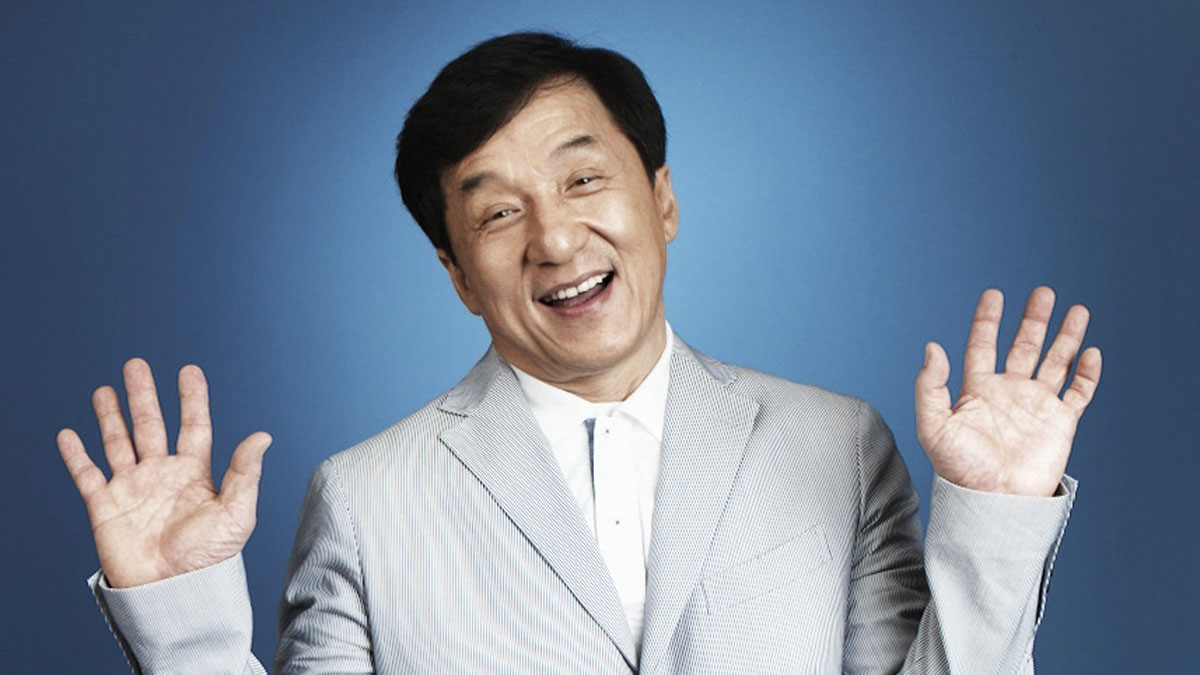
#> input picture IIAMLSolution/Week6/Inputs/jackie.jpg, 1200 x 675 px
$ python -i ImageManager.py   (imports and definitions only)   (older library calls are emulated)
#> lines starting #> are read from the running program, lines starting #| are printed output that depends on the picture; after the words box and inside, x2 and y2 are one past the last pixel; in counts of white or black regions, pixels touching at a corner belong together
### Project3/Framework/ImageProcessing/ClassProperty.py
#<!--------------------------------------------------------------------------->
#<!--                   ITU - IT University of Copenhagen                   -->
#<!--                   SSS - Software and Systems Section                  -->
#<!--           SIGB - Introduction to Graphics and Image Analysis          -->
#<!-- File       : ClassProperty.py                                         -->
#<!-- Description: Class for managing the direct access to non-instanced    -->
#<!--              objects in SIGB framework                                -->
#<!-- Author     : Fabricio Batista Narcizo                                 -->
#<!--            : Rued Langgaards Vej 7 - 4D06 - DK-2300 - Copenhagen S    -->
#<!--            : fabn[at]itu[dot]dk                                       -->
#<!-- Responsable: Dan Witzner Hansen (witzner[at]itu[dot]dk)               -->
#<!--              Fabricio Batista Narcizo (fabn[at]itu[dot]dk)            -->
#<!-- Information: This class is based on an example available in Stack     -->
#<!--              Overflow Website (http://goo.gl/5YUJAQ)                  -->
#<!-- Date       : 03/06/2014                                               -->
#<!-- Change     : 03/06/2014 - Creation of this class                      -->
#<!-- Review     : 24/10/2015 - Finalized                                   -->
#<!--------------------------------------------------------------------------->

__version__ = "$Revision: 2015102401 $"

########################################################################
class ClassProperty(object):

    #----------------------------------------------------------------------#
    #                   ClassProperty Class Constructor                    #
    #----------------------------------------------------------------------#
    """Class for managing the direct access to non-instanced objects."""
    def __init__(self, getter, instance="0"):
        """ClassProperty Class Constructor."""
        self.getter   = getter
        self.instance = instance

    #----------------------------------------------------------------------#
    #                            Class Methods                             #
    #----------------------------------------------------------------------#
    def __get__(self, instance, owner):
        """Get the current object instance."""
        return self.getter(owner)

### Project3/Framework/ImageProcessing/ImageManager.py
#<!--------------------------------------------------------------------------->
#<!--                   ITU - IT University of Copenhagen                   -->
#<!--                   SSS - Software and Systems Section                  -->
#<!--           SIGB - Introduction to Graphics and Image Analysis          -->
#<!-- File       : ImageManager.py                                          -->
#<!-- Description: Class used for managing the digital image processing     -->
#<!--              algorithms                                               -->
#<!-- Author     : Fabricio Batista Narcizo                                 -->
#<!--            : Rued Langgaards Vej 7 - 4D06 - DK-2300 - Copenhagen S    -->
#<!--            : fabn[at]itu[dot]dk                                       -->
#<!-- Responsable: Dan Witzner Hansen (witzner[at]itu[dot]dk)               -->
#<!--              Fabricio Batista Narcizo (fabn[at]itu[dot]dk)            -->
#<!-- Information: This class is based on the Lazy Initialization examples  -->
#<!--              illustrated in Wikipedia                                 -->
#<!-- Date       : 25/10/2015                                               -->
#<!-- Change     : 25/10/2015 - Creation of these classes                   -->
#<!-- Review     : 24/10/2015 - Finalized                                   -->
#<!--------------------------------------------------------------------------->

__version__ = "$Revision: 2015102501 $"

########################################################################
import cv2
import math
import numpy as np
import warnings

from pylab import close
from pylab import copy
from pylab import figure
from pylab import plot
from pylab import subplot
from pylab import title

from ClassProperty import ClassProperty

########################################################################
class ImageManager(object):
    """ImageManager Class is used for managing the digital image processing algorithms."""

    #----------------------------------------------------------------------#
    #                           Class Attributes                           #
    #----------------------------------------------------------------------#
    __Instance = None

    #----------------------------------------------------------------------#
    #                         Static Class Methods                         #
    #----------------------------------------------------------------------#
    # [6 lines left out: function Instance, not called in this run]

    #----------------------------------------------------------------------#
    #                    ImageManager Class Constructor                    #
    #----------------------------------------------------------------------#
    def __init__(self):
        """This constructor is never used by the system."""
        pass

    #----------------------------------------------------------------------#
    #                            Class Methods                             #
    #----------------------------------------------------------------------#
    def __repr__(self):
        """Get a object representation in a string format."""
        return "Framework.ImageProcessing.ImageManager object."

########################################################################
class Algorithms(object):
    """Algorithms Class is used for managing the digital image processing algorithms."""

    #----------------------------------------------------------------------#
    #                     Algorithms Class Constructor                     #
    #----------------------------------------------------------------------#
    def __init__(self):
        """Algorithms Class Constructor."""
        warnings.simplefilter("ignore")

    #----------------------------------------------------------------------#
    #                            Class Methods                             #
    #----------------------------------------------------------------------#
    # [78 lines left out: functions GetHomographyFromMouse, FrameTrackingData2BoxData, not called in this run]

    def GetHomographyTG(self, image, homography, texture, scale):
        pass

    def TextureMoving(self, image, gridPoints, texture):
        """Develop a way of solving the problem so that the texture is mapped even during rotations."""
        pass

    def DetectPlaneObject(self, image, minSize=1000):
        """A simple attempt to detect rectangular color regions in the image."""
#> called with minSize = 1000
        # Convert the input image from RGB to HSV.
        hsv = cv2.cvtColor(image, cv2.COLOR_RGB2HSV)
#> hsv: shape (675, 1200, 3); mean H, S, V 90.2, 85.5, 157.3
        h = hsv[:, :, 0].astype("uint8")
        s = hsv[:, :, 1].astype("uint8")
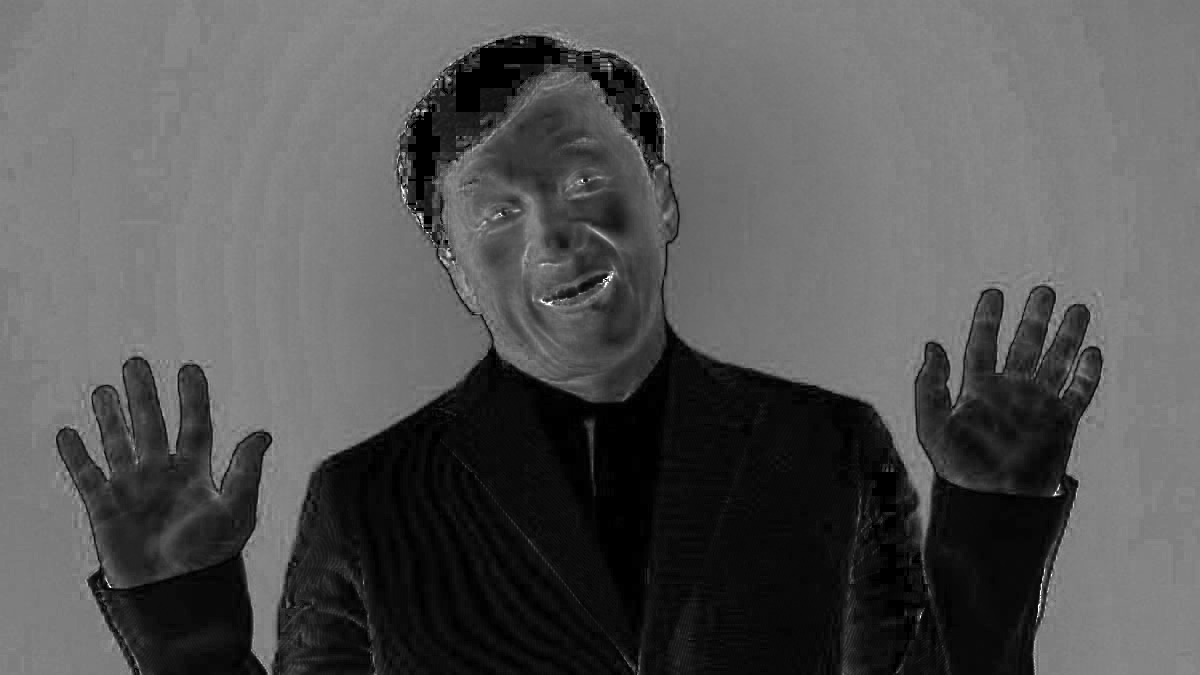
#> s: shape (675, 1200); min 0, max 255, mean 85.5
        v = hsv[:, :, 2].astype("uint8")

        # Get each RGB channel from the input image.
        r = image[:, :, 0].astype("uint8")
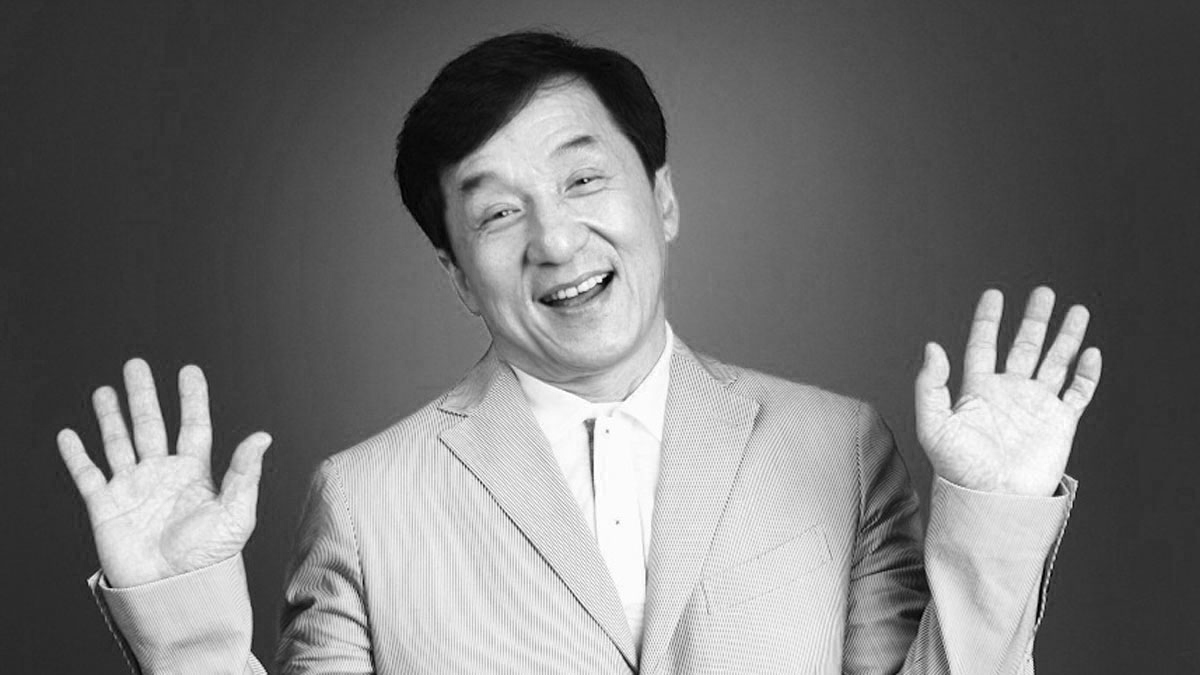
#> r: shape (675, 1200); min 0, max 255, mean 117.1
        g = image[:, :, 1].astype("uint8")
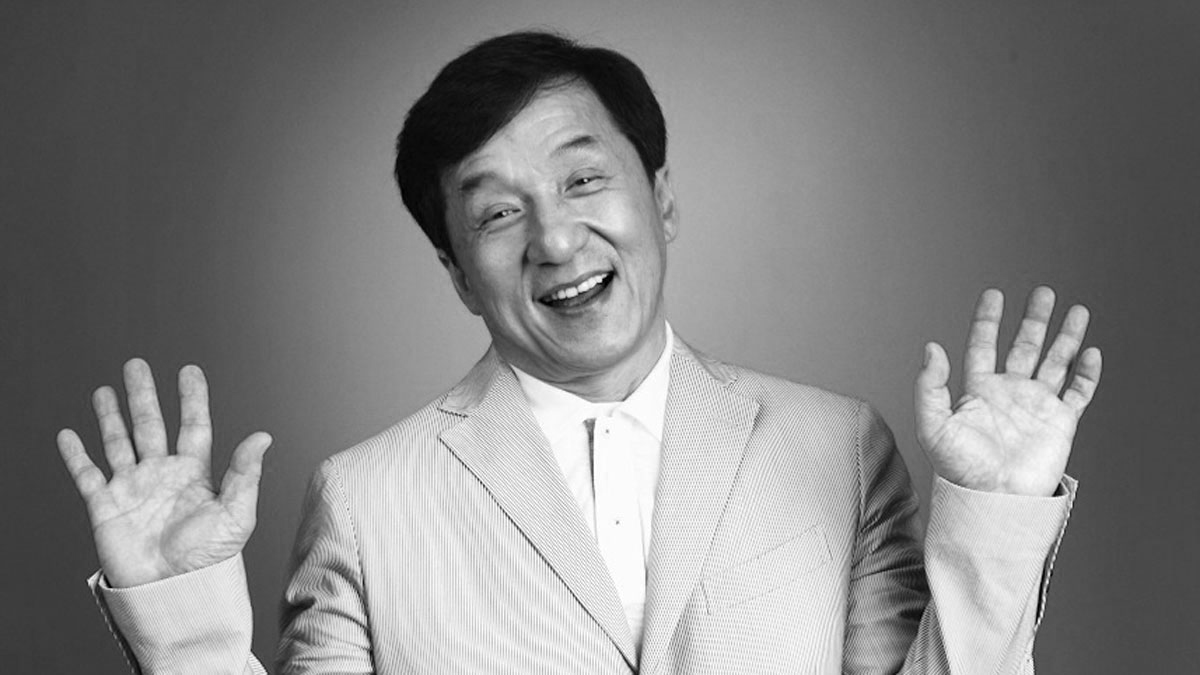
#> g: shape (675, 1200); min 0, max 255, mean 131.8
        b = image[:, :, 2].astype("uint8")
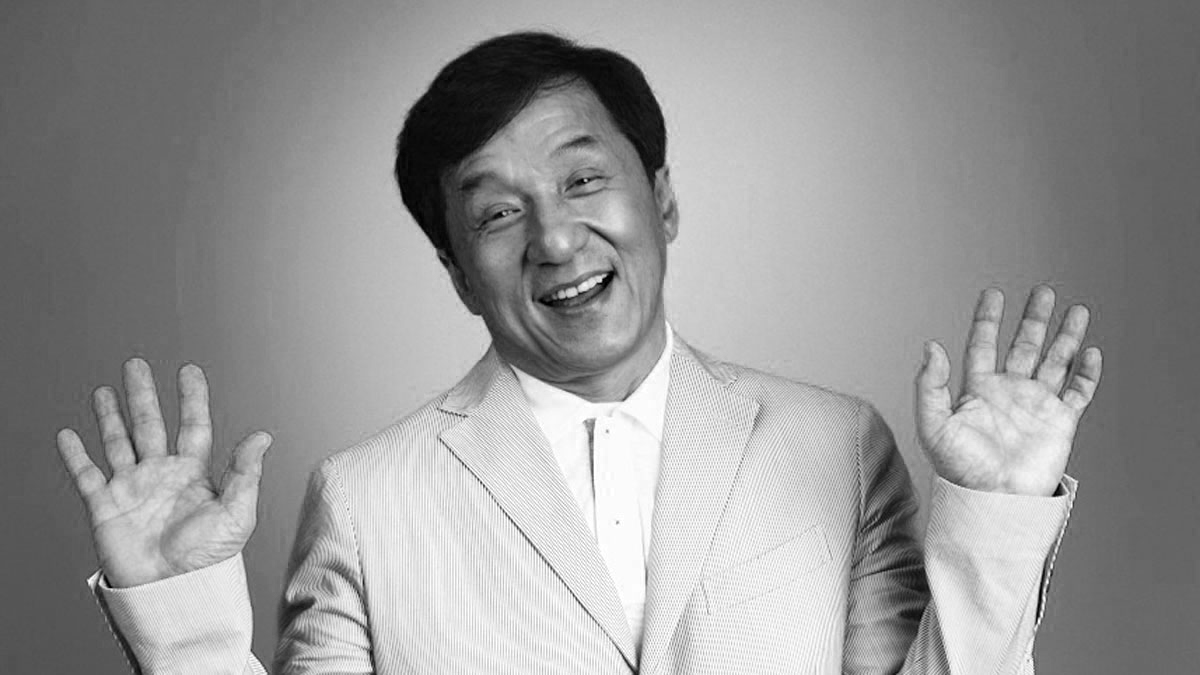
#> b: shape (675, 1200); min 0, max 255, mean 151.3

        # Use the red channel for detection.
        output = (255 * (r > 230)).astype("uint8")
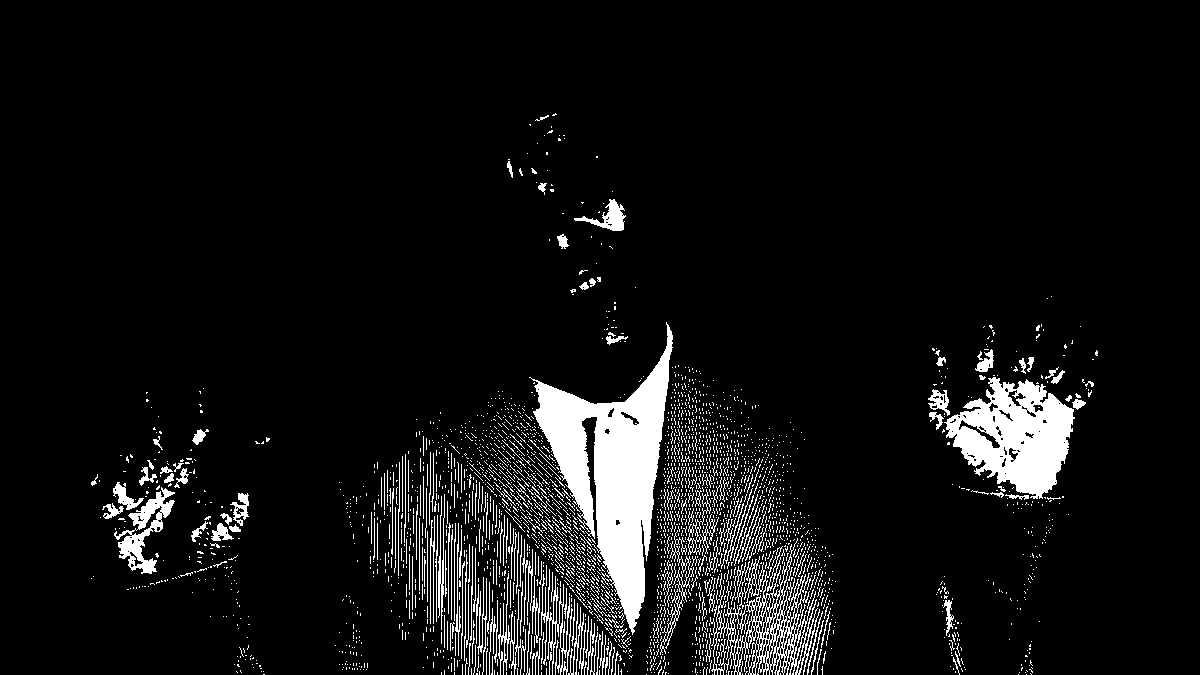
#> output: shape (675, 1200); 7.2% white; 2949 white regions (2726 under 20 px), largest, box (x1, y1, x2, y2) and area: (529, 322, 673, 635) 16827, (944, 377, 1075, 499) 9074, (710, 538, 820, 675) 4064

        # Show the result image.
        result = cv2.cvtColor(output, cv2.COLOR_GRAY2BGR)
#> result: shape (675, 1200, 3); 7.2% white; 2949 white regions (2726 under 20 px)
        cv2.imshow("ColorDetection", output)

        # Find and return the squares of the input image.
        squares = self.__FindSquares(output, minSize)
        return squares

    # [49 lines left out: function EstimateHomography, not called in this run]

    #----------------------------------------------------------------------#
    #                         Private Class Methods                        #
    #----------------------------------------------------------------------#
    def __FindSquares(self, image, minSize=2000, maxAngle=1):
        """Locate a rectangle in the image of minimum area, minSize, and maximum angle, maxAngle, between sides."""
#> called with minSize = 1000, maxAngle = 1
        # A vector with all detected squares.
        squares = []

        # Find the contours of a detected object.
        _, contours, hierarchy = cv2.findContours(image, cv2.RETR_LIST, cv2.CHAIN_APPROX_SIMPLE)
#> contours = 3278 contours, 3118 with area under 20; largest, box (x1, y1, x2, y2) and area: (529, 322, 673, 635) 16300, (944, 377, 1075, 499) 9482, (710, 538, 820, 675) 5626, (114, 487, 175, 574) 1793, (574, 199, 626, 231) 534

        # Analyze each detected contours curve.
        for cnt in contours:
            # Calculates a contour perimeter or a curve length.
            perimeter = cv2.arcLength(cnt, True)
            # Approximates a polygonal curve(s) with the specified precision.
            cnt = cv2.approxPolyDP(cnt, 0.08 * perimeter, True)
            # Check if this curve is a valid square.
            if len(cnt) == 4 and cv2.contourArea(cnt) > minSize and cv2.isContourConvex(cnt):
                cnt = cnt.reshape(-1, 2)
                max_cos = np.max([self.__GetAngleCos(cnt[i], cnt[(i+1) % 4], cnt[(i+2) % 4]) for i in xrange(4)])
                if max_cos < maxAngle:
                    squares.append(cnt)
#> this loop made 3278 passes
#> (perimeter, cnt, max_cos) on pass 3146: (748.7, [[988, 378], [946, 437], [1042, 498], [1073, 409]], 0.266)
#> (cnt, perimeter) on passes 1 to 6: ([[1026, 674]], 0), ([[1018, 674]], 0), ([[726, 674]], 0), ([[712, 674]], 0), ([[696, 674]], 0), ([[646, 674]], 0)
#> after the loop, max_cos = 0.266; squares = [[[988, 378], [946, 437], [1042, 498], [1073, 409]]]

        # Return the squares of the input image.
        return squares

    def __GetAngleCos(self, p0, p1, p2):
        """Returns the cosine angle."""
        d1, d2 = p0-p1, p2-p1
        return abs(np.dot(d1, d2) / np.sqrt(np.dot(d1, d1) * np.dot(d2, d2)))

    #----------------------------------------------------------------------#
    #                            Class Methods                             #
    #----------------------------------------------------------------------#
    def __repr__(self):
        """Get a object representation in a string format."""
        return "Framework.ImageProcessing.Algorithms object."

>>> import cv2
>>> picture = cv2.cvtColor(cv2.imread('../../../IIAMLSolution/Week6/Inputs/jackie.jpg'), cv2.COLOR_BGR2RGB)
>>> result = Algorithms().DetectPlaneObject(picture)
#> result has the same summary as squares in __FindSquares

$ run again, on IIAMLSolution/Week6/Inputs/zooey.jpg
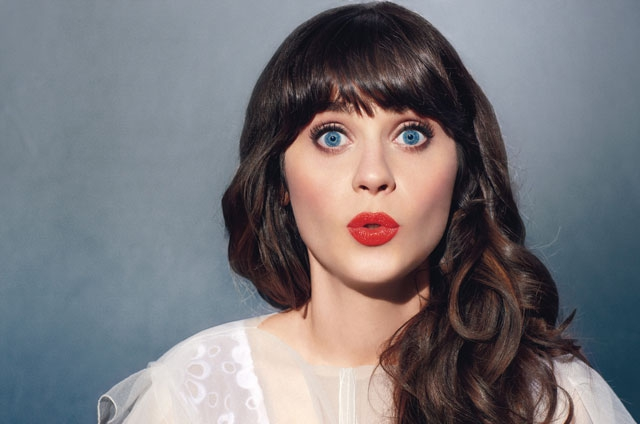
#> input picture IIAMLSolution/Week6/Inputs/zooey.jpg, 640 x 424 px
#> hsv: shape (424, 640, 3); mean H, S, V 88.3, 58.2, 134.2
#> in DetectPlaneObject, `b = image[:, :, 2].astype("uint8")`:
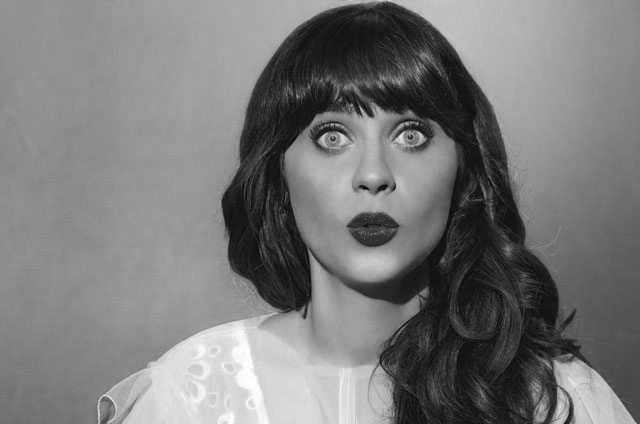
#> b: shape (424, 640); min 2, max 255, mean 121.6
#> in DetectPlaneObject, `output = (255 * (r > 230)).astype("uint8")`:
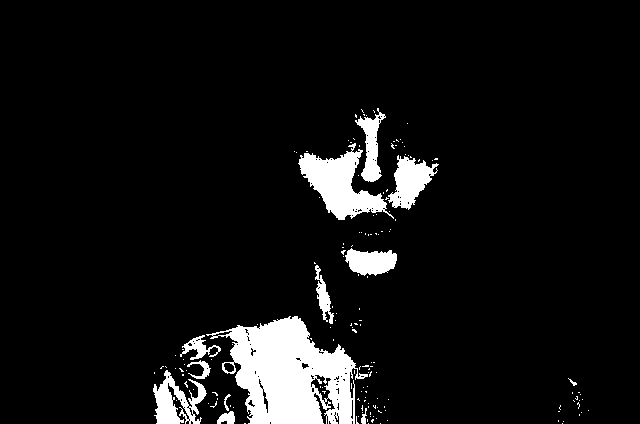
#> output: shape (424, 640); 7.2% white; 162 white regions (149 under 20 px), largest, box (x1, y1, x2, y2) and area: (206, 316, 368, 424) 9864, (298, 143, 394, 220) 3154, (388, 155, 439, 210) 1437
#> contours = 260 contours, 238 with area under 20; largest, box (x1, y1, x2, y2) and area: (206, 316, 368, 424) 10022, (298, 143, 394, 220) 2996, (388, 155, 439, 210) 1336, (153, 370, 207, 424) 1230, (345, 248, 397, 276) 956
#> the loop in __FindSquares, `for cnt in contours:` made 260 passes
#> (cnt, perimeter) on passes 1 to 3: ([[562, 423]], 0), ([[380, 423]], 0), ([[368, 423]], 0)
#> after the loop in __FindSquares, `for cnt in contours:`: squares = []
